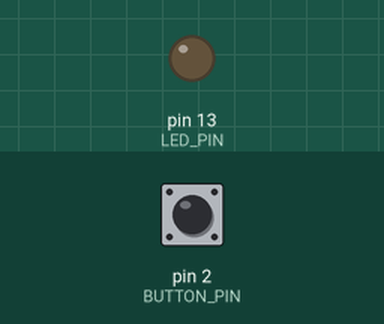
This sketch was run on a simulated Arduino Uno, built with avr-gcc and run on an emulated ATmega328P. On the bench: output pins drawn as LEDs (lit = HIGH). Dashed ring = blinking. The test bench sets the inputs (shaded band); at power-on: pin 2 (BUTTON_PIN) LOW.

Above: at 1.2 s.
1.3 s: pin 2 (BUTTON_PIN) pulled HIGH for 1 s
At 1.39 s:
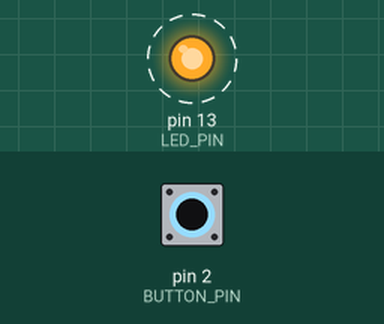
4.3 s: pin 2 (BUTTON_PIN) pulled HIGH for 3.2 s
At 8.6 s:
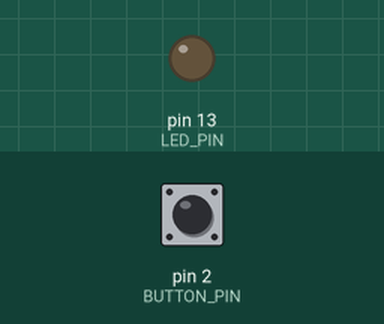
Timing chart, 0 to 10.1 s (numbered marks = the images above; inputs shaded):
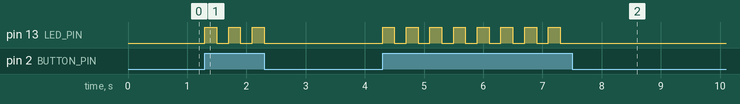

Measured:
- after the input at 1.3 s, pin 13 (LED_PIN): alternates HIGH for 0.20 s and LOW for 0.20 s, 6 changes in all, then stays LOW, starting at once
- after the input at 4.3 s, pin 13 (LED_PIN): alternates HIGH for 0.20 s and LOW for 0.20 s, 16 changes in all, then stays LOW, starting at once

The sketch:

blinker.ino
```cpp
/////////////////////////
///////// Button ////////
/////////////////////////

const int BUTTON_PIN = 2;

bool buttonState = false;

void updateButton()
{
    buttonState = digitalRead(BUTTON_PIN);
}

/////////////////////////
///////// Led ///////////
/////////////////////////

const int LED_PIN = 13;

bool ledState = false;

void updateLed()
{
    digitalWrite(LED_PIN, ledState);
}

/////////////////////////
///////// Led Timer /////
/////////////////////////

unsigned long timer = 0;

void updateLedTimer()
{
    if ((millis() - timer) >= 200)
    {
        timer = millis();

        ledState = !ledState;
    }
}

/////////////////////////
///////// Main Code /////
/////////////////////////

void setup()
{
    Serial.begin(9600);

    pinMode(LED_PIN, OUTPUT);
    pinMode(BUTTON_PIN, INPUT);
}

void loop()
{
    updateButton();

    if (buttonState)
    {
        updateLedTimer();
    }
    else
    {
        ledState = false;
    }

    updateLed();
}
```
